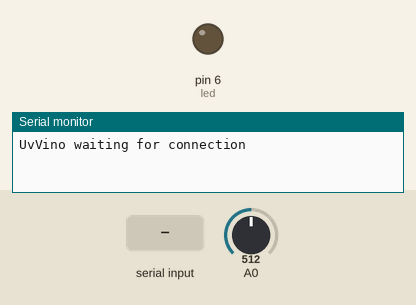
The sketch below on a simulated Arduino Uno, built with avr-gcc and run on an emulated ATmega328P. Shown: output pins drawn as LEDs (lit = HIGH), the last lines printed to the serial monitor. Dashed ring = blinking. Inputs (shaded band) come from the test bench; at power-on: A0 = 512.

Above: at 1.0 s.
1.1 s: "1" received over Serial
At 2.31 s:
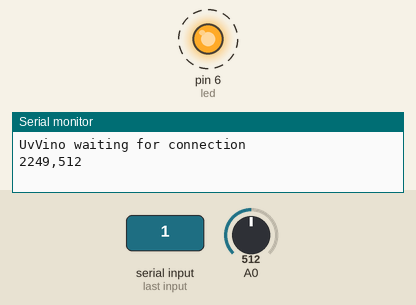
4.1 s: "0" received over Serial
At 4.9 s:
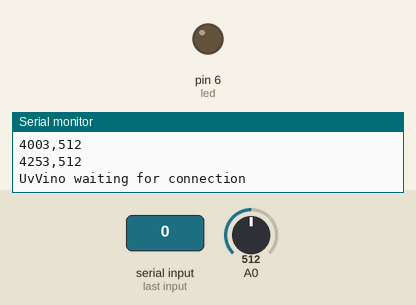
5.6 s: "2" received over Serial
At 6.56 s:
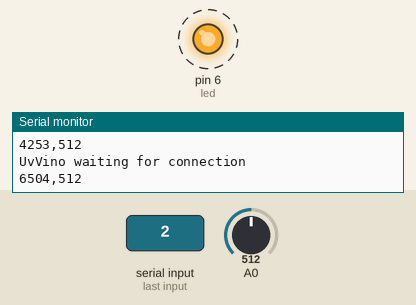
Timing chart, 0 to 14.6 s (numbered marks = the images above; inputs shaded):
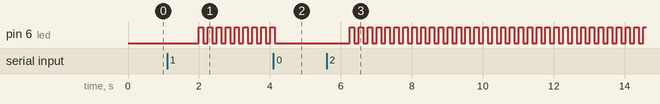

Measured:
- after the input at 1.1 s, pin 6 (led): alternates HIGH for 0.13 s and LOW for 0.13 s, starting after 0.90 s
- after the input at 4.1 s, pin 6 (led): goes on until 4.1 s, then stays LOW
- after the input at 5.6 s, pin 6 (led): alternates HIGH for 0.13 s and LOW for 0.13 s, starting after 0.66 s

The sketch:

Blink187.ino
```cpp
/*
  Nanode code for the Uv/Vino project
  This program waits to be activated and starts to read the analog
  port while blinking the led along it produces comma separated values
  giving the milisecond run time and the raw bit value of the portread.

  This code is in the public domain. ( vtechinc@xs4all.nl )
 */

// Pin 6 has an LED connected on nanode.
// give it a name:
int led = 6;
// time will be in millis (milliseconds)
unsigned long time;

int running = 0;
int inbyte = 0;

// the setup routine runs once when you press reset:
void setup() {
  // initialize the digital pin as an output.
  analogReference(EXTERNAL);  // Set AREF to 3.3V
  pinMode(led, OUTPUT);
  Serial.begin(9600);
  establishContact();
}

// the loop routine runs over and over again forever:
void loop() {
  if (Serial.available() > 0) {
    // get incoming byte:
    inbyte = Serial.read();
    if (inbyte == 48){
      establishContact();
    }
    //Serial.print("inbyte: ");
    //Serial.println(inbyte);

  }
  digitalWrite(led, HIGH);   // turn the LED on (HIGH is the voltage level)
  delay(125);               // wait
  digitalWrite(led, LOW);    // turn the LED off by making the voltage LOW
  delay(125);               // wait f
  time=millis();
  int sensorValue = analogRead(A0);
  Serial.print(time);
  Serial.print(",");
  Serial.println(sensorValue);
}

void establishContact() {
  Serial.println("UvVino waiting for connection");

  while (Serial.available() <= 0) {
    delay(1000);
  }
}
```
